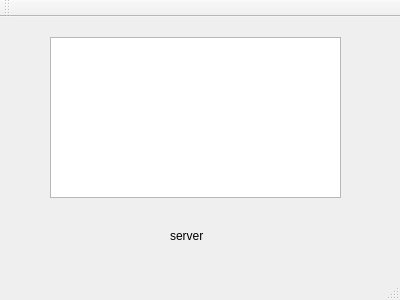
<?xml version="1.0" encoding="UTF-8"?>
<ui version="4.0">
 <class>MainWindow</class>
 <widget class="QMainWindow" name="MainWindow">
  <property name="geometry">
   <rect>
    <x>0</x>
    <y>0</y>
    <width>400</width>
    <height>300</height>
   </rect>
  </property>
  <property name="windowTitle">
   <string>MainWindow</string>
  </property>
  <widget class="QWidget" name="centralWidget">
   <widget class="QTextEdit" name="textEdit">
    <property name="geometry">
     <rect>
      <x>50</x>
      <y>20</y>
      <width>291</width>
      <height>161</height>
     </rect>
    </property>
   </widget>
   <widget class="QLabel" name="label">
    <property name="geometry">
     <rect>
      <x>170</x>
      <y>210</y>
      <width>66</width>
      <height>17</height>
     </rect>
    </property>
    <property name="text">
     <string>server</string>
    </property>
   </widget>
  </widget>
  <widget class="QMenuBar" name="menuBar">
   <property name="geometry">
    <rect>
     <x>0</x>
     <y>0</y>
     <width>400</width>
     <height>26</height>
    </rect>
   </property>
  </widget>
  <widget class="QToolBar" name="mainToolBar">
   <attribute name="toolBarArea">
    <enum>TopToolBarArea</enum>
   </attribute>
   <attribute name="toolBarBreak">
    <bool>false</bool>
   </attribute>
  </widget>
  <widget class="QStatusBar" name="statusBar"/>
 </widget>
 <layoutdefault spacing="6" margin="11"/>
 <resources/>
 <connections/>
 <slots>
  <slot>send()</slot>
 </slots>
</ui>
